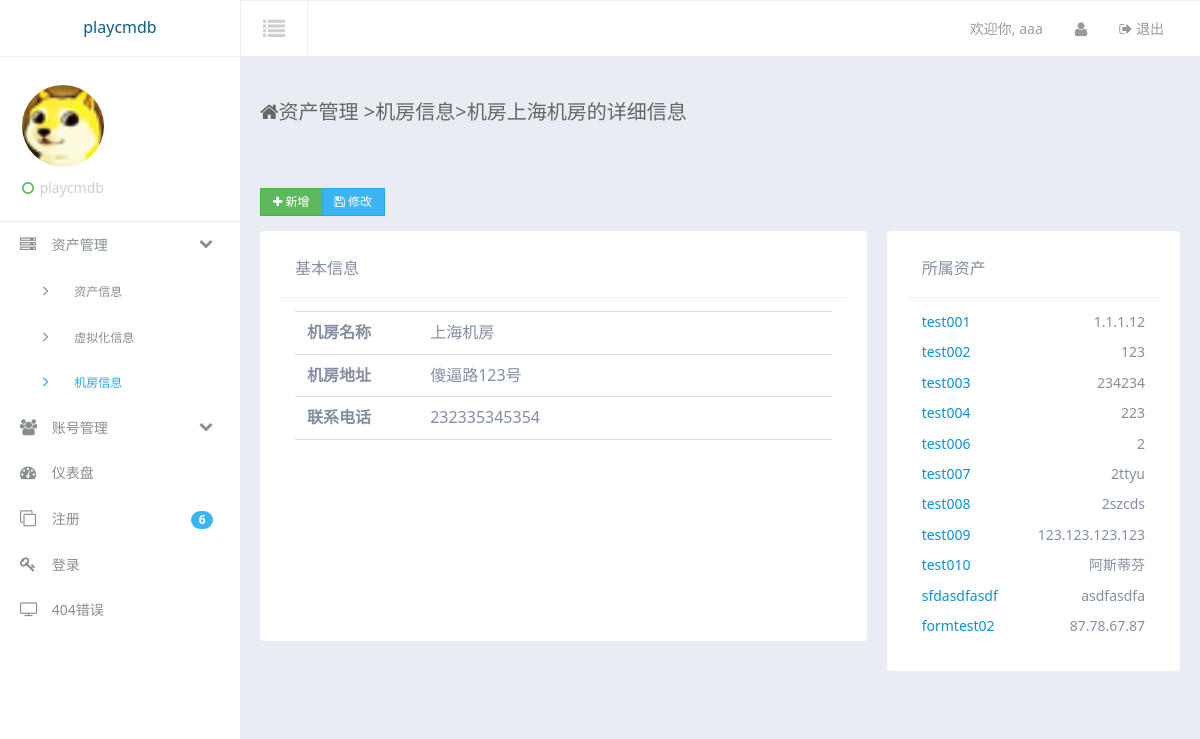
The app's page /assets/details_dc/1/ (signed in) with its own data.
### accounts/models.py (models this page shows, shortened)
class UserInfo(models.Model):
    username = models.CharField(max_length=50,verbose_name = u'用户名')
    password = models.CharField(max_length=50,verbose_name = u'密码')
    type = models.ForeignKey('UserType',verbose_name = u'用户类型')
    realname = models.CharField(max_length=20,verbose_name = u'真实姓名')
    telphone = models.CharField(max_length=12,verbose_name = u'用户电话')

### assets/models.py (models this page shows, shortened)
class ServerRoom(models.Model):
    room_name = models.CharField(max_length=50,verbose_name = u'机房名称')
    address = models.CharField(max_length=60,verbose_name = u'机房地址')
    phone = models.CharField(max_length=20,verbose_name = u'机房地址')

class AssetInfo(models.Model):
    asset_name = models.CharField(max_length = 40,unique=True,verbose_name = u'设备名称')
    asset_type = models.ForeignKey('AssetType',verbose_name = u'资产类型')
    system_type = models.ForeignKey('SystemType',verbose_name = u'系统类型')
    machine_type = models.CharField(max_length = 40,verbose_name = u'设备位数')
    product = models.CharField(max_length = 40,verbose_name = u'产品名称')
    serial_number = models.CharField(max_length = 40,unique=True,verbose_name = u'设备序列号')
    timestamp = models.DateTimeField(auto_now_add = True,verbose_name = u'创建时间')
    last_modified = models.DateTimeField(auto_now = True,verbose_name = u'最后修改时间')
    location = models.ForeignKey('ServerRoom',verbose_name = u'资产所在位置')
    rack = models.CharField(max_length=20,verbose_name = u'机架位置')
    size = models.CharField(max_length=20,verbose_name = u'尺寸')
    ip = models.CharField(max_length = 20,unique=True,verbose_name = u'IP地址')
    mac = models.CharField(max_length = 20,verbose_name = u'MAC地址')
    memery_size = models.CharField(max_length = 20,verbose_name = u'内存')
    cpu = models.CharField(max_length = 20,verbose_name = u'cpu型号')
    cpu_cores = models.CharField(max_length = 10,verbose_name = u'cpucore数量')
    cpu_pyhsical = models.CharField(max_length = 10,verbose_name = u'cpu物理数量')
    business = models.ManyToManyField(BusinessInfo,related_name='asset_business',verbose_name = u'归属的业务条线')
    app = models.ManyToManyField(ApplicationInfo,related_name='asset_application',verbose_name = u'部署的应用')
    status = models.CharField(max_length=1, choices=STATUS_CHOICES,default='d')

### assets/views.py (the view)
# urls.py: url(r'^details_dc/(?P<id>\w+)/$',details_dc),
@is_login_auth
def details_dc(request,id):
    ret = {'DCObj':None,'UserInfoObj':None,'Side':None,'SideSub':None,'AssetsObj':None}
    ret['Side'] = 'asset'
    ret['SideSub'] = 'datacenter'
    DCObj = ServerRoom.objects.get(id=id)
    ret['DCObj'] = DCObj
    UserInfoObj = UserInfo.objects.get(username=request.session.get('username',None))
    ret['UserInfoObj'] = UserInfoObj
    ret['id'] = id
    AssetsObj = AssetInfo.objects.filter(location=DCObj)
    ret['AssetsObj'] = AssetsObj
    return render_to_response('assets/dc_details.html',ret)

### accounts/models.py (called while the page is built)
    def __unicode__(self):
        return self.typename

### templates/assets/dc_details.html
{% extends "suit/base.html" %}
{% block content %}
<div class="container-fluid am-cf">
    <div class="row">
        <div class="am-u-sm-12 am-u-md-12 am-u-lg-9">
        	<div class="page-header-heading"><span class="am-icon-home page-header-heading-icon"></span>资产管理 <span class="c-gray en">&gt;</span>机房信息<span class="c-gray en">&gt;</span>机房{{ DCObj.room_name }}的详细信息</div>
        </div>
    </div>
</div>
<div class="row-content am-cf">
                <div class="row am-cf">
                                <div class="am-u-sm-12 am-u-md-6 am-u-lg-6">
                                    <div class="am-form-group">
                                        <div class="am-btn-toolbar">
                                            <div class="am-btn-group am-btn-group-xs">
                                            	<a href="/assets/newdc" class="am-btn am-btn-default am-btn-success" role="button" target="_blank"><span class="am-icon-plus"></span> 新增</a>
                                            	<a href="/assets/editdc/{{ DCObj.id }}" class="am-btn am-btn-default am-btn-secondary" role="button"><span class="am-icon-save"></span> 修改</a>
                                            </div>
                                        </div>
                                    </div>
                                </div>
                    <div class="am-u-sm-12 am-u-md-12  am-u-lg-8">
                        <div class="widget am-cf">
                            <div class="widget-head am-cf">
                                <div class="widget-title am-fl">基本信息</div>
                            </div>
                            <div class="widget-body-lg widget-body am-fr" >
							<ul class="am-list am-list-static">
							  <li><label class="am-u-sm-3 am-form-label">机房名称</label>{{ DCObj.room_name }}</li>
							  <li><label for="user-email" class="am-u-sm-3 am-form-label">机房地址</label>{{ DCObj.address }}</li>
							  <li><label for="user-email" class="am-u-sm-3 am-form-label">联系电话</label>{{ DCObj.phone }}</li>
							</ul>
                            </div>
                        </div>
                    </div>
                    <div class="am-u-sm-12 am-u-md-12  am-u-lg-4">
                        <div class="widget am-cf">
                            <div class="widget-head am-cf">
                                <div class="widget-title am-fl">所属资产</div>
                            </div>
                            <div class="widget-body widget-body-lg am-fr">
                            	{% if AssetsObj %}
                            	{% for i in AssetsObj %}
                            	<div class="am-progress-title">
                            	<a href="/assets/details/{{ i.id }}" target="_blank">{{ i.asset_name }}</a>
                            	<span class="am-fr am-progress-title-more">{{ i.ip }}</span></div>
                            	{% endfor %}
                            	{% else %}
                            	无
                            	{% endif %}
                            </div>
                        </div>
                    </div>
                </div>
</div>
{% endblock %}

### templates/suit/base.html (shortened to what this page needs)
<!DOCTYPE html>
<html lang="en">
<head>
    <link rel="stylesheet" href="/static/assets/css/amazeui.min.css" />
    <link rel="stylesheet" href="/static/assets/css/amazeui.datatables.min.css" />
    <link rel="stylesheet" href="/static/assets/css/app.css">
</head>
<body data-type="widgets" class="theme-white">
    <div class="am-g tpl-g">
        <header>
            <div class="am-fl tpl-header-logo">
                <a href="javascript:;">playcmdb</a>
            </div>
            <div class="tpl-header-fluid">
                <div class="am-fl tpl-header-switch-button am-icon-list">
                </div>
                <div class="am-fr tpl-header-navbar">
                    <ul>
                        <li class="am-text-sm tpl-header-navbar-welcome">
                            <a href="javascript:;">欢迎你, <span>{{ UserInfoObj.username }}</span> </a>
                        </li>
                        <li class="am-dropdown" data-am-dropdown>
                            <a href="javascript:;" class="am-dropdown-toggle" data-am-dropdown-toggle>
                                <i class="am-icon-user"></i>
                            </a>
                        </li>
                        <li class="am-text-sm">
                            <a href="/accounts/logout/">
                                <span class="am-icon-sign-out"></span> 退出
                            </a>
                        </li>
                    </ul>
                </div>
            </div>
        </header>
        <div class="left-sidebar">
            <div class="tpl-sidebar-user-panel">
                <div class="tpl-user-panel-slide-toggleable">
                    <div class="tpl-user-panel-profile-picture">
                        <img src="/static/assets/img/favicon.ico" alt="">
                    </div>
                    <span class="user-panel-logged-in-text">
              		<i class="am-icon-circle-o am-text-success tpl-user-panel-status-icon"></i>
					playcmdb
          			</span>
                </div>
            </div>
            <ul class="sidebar-nav">
                <li class="sidebar-nav-link">
                    <a href="javascript:;" class="sidebar-nav-sub-title">
                        <i class="am-icon-server sidebar-nav-link-logo"></i> 资产管理
                        <span class="am-icon-chevron-down am-fr am-margin-right-sm "></span>
                    </a>
                    <ul class="sidebar-nav sidebar-nav-sub" {% ifequal Side "asset" %} style="display: block;"{% endifequal %}>
                        <li class="sidebar-nav-link">
                            <a href="/assets/index/" {% ifequal SideSub "index" %} class="sub-active" {% endifequal %}>
                                <span class="am-icon-angle-right sidebar-nav-link-logo"></span> 资产信息
                            </a>
                        </li>
                        <li class="sidebar-nav-link">
                            <a href="/assets/virtual/" {% ifequal SideSub "virtual" %} class="sub-active" {% endifequal %}>
                                <span class="am-icon-angle-right sidebar-nav-link-logo"></span> 虚拟化信息
                            </a>
                        </li>
                        <li class="sidebar-nav-link">
                            <a href="/assets/datacenter/" {% ifequal SideSub "datacenter" %} class="sub-active" {% endifequal %}>
                                <span class="am-icon-angle-right sidebar-nav-link-logo"></span> 机房信息
                            </a>
                        </li>
                    </ul>
                </li>
                <li class="sidebar-nav-link">
                    <a href="javascript:;" class="sidebar-nav-sub-title">
                        <i class="am-icon-group sidebar-nav-link-logo"></i> 账号管理
                        <span class="am-icon-chevron-down am-fr am-margin-right-sm "></span>
                    </a>
                </li>
                <li class="sidebar-nav-link">
                    <a href="/dashboard/dashboard/"  {% ifequal Side "dashboard" %} class="active" {% endifequal %}>
                        <i class="am-icon-dashboard sidebar-nav-link-logo"></i> 仪表盘
                    </a>
                </li>
                <li class="sidebar-nav-link">
                    <a href="sign-up.html">
                        <i class="am-icon-clone sidebar-nav-link-logo"></i> 注册
                        <span class="am-badge am-badge-secondary sidebar-nav-link-logo-ico am-round am-fr am-margin-right-sm">6</span>
                    </a>
                </li>
                <li class="sidebar-nav-link">
                    <a href="login.html">
                        <i class="am-icon-key sidebar-nav-link-logo"></i> 登录
                    </a>
                </li>
                <li class="sidebar-nav-link">
                    <a href="404.html">
                        <i class="am-icon-tv sidebar-nav-link-logo"></i> 404错误
                    </a>
                </li>
            </ul>
        </div>
        <div class="tpl-content-wrapper">
			{% block content %}{% endblock %}
        </div>
    </div>
</body>
</html>

### static/assets/css/app.css (style rules this page uses)
ul, li { list-style: none; padding: 0; margin: 0; }
header { z-index: 1200; position: relative; }
.tpl-header-logo { width: 240px; height: 57px; display: table; text-align: center; position: relative; z-index: 1300; }
.tpl-header-logo a { display: table-cell; vertical-align: middle; }
.tpl-header-fluid { margin-left: 240px; height: 56px; padding-left: 20px; padding-right: 20px; }
.tpl-header-switch-button { margin-top: 0px; margin-bottom: 0px; float: left; color: #cfcfcf; margin-left: -20px; margin-right: 0; border: 0; border-radius: 0; padding: 0px 22px; font-size: 22px; line-height: 55px; }
.tpl-header-navbar { color: #fff; }
.tpl-header-navbar li { float: left; }
.tpl-header-navbar a { line-height: 56px; display: block; padding: 0 16px; position: relative; }
.sub-active { color: #fff!important; }
.left-sidebar { transition: all 0.4s ease-in-out; width: 240px; min-height: 100%; padding-top: 57px; position: absolute; z-index: 1104; top: 0; left: 0px; }
.tpl-sidebar-user-panel { padding: 22px; padding-top: 28px; }
.tpl-user-panel-profile-picture { border-radius: 50%; width: 82px; height: 82px; margin-bottom: 10px; overflow: hidden; }
.tpl-user-panel-profile-picture img { width: auto; height: 82px; vertical-align: middle; }
.tpl-user-panel-status-icon { margin-right: 2px; }
.user-panel-logged-in-text { display: block; color: #cfcfcf; font-size: 14px; }
.sidebar-nav { list-style-type: none; padding: 0; margin: 0; }
.sidebar-nav-sub { display: none; }
.sidebar-nav-sub .sidebar-nav-link { font-size: 12px; padding-left: 30px; }
.sidebar-nav-sub .sidebar-nav-link a { font-size: 12px; padding-left: 0; }
.sidebar-nav-sub .sidebar-nav-link-logo { margin-right: 8px; width: 20px; font-size: 16px; }
.sidebar-nav-link-logo-ico { margin-top: 5px; }
.sidebar-nav-link-logo { margin-right: 8px; width: 20px; font-size: 16px; }
.sidebar-nav-link { color: #fff; }
.sidebar-nav-link a { display: block; color: #868E8E; padding: 10px 17px; border-left: #282d2f 3px solid; font-size: 14px; cursor: pointer; }
.tpl-content-wrapper { transition: all 0.4s ease-in-out; position: relative; margin-left: 240px; z-index: 1101; min-height: 922px; border-bottom-left-radius: 3px; }
.container-fluid { margin-top: 0; margin-bottom: 0; padding: 40px 0; border-bottom: 0; padding-left: 20px; padding-right: 20px; }
.row { margin-right: -10px; margin-left: -10px; }
.page-header-heading { font-size: 20px; font-weight: 400; }
.widget { width: 100%; min-height: 148px; margin-bottom: 20px; border-radius: 0; position: relative; }
.widget-head { width: 100%; padding: 15px; }
.widget-title { font-size: 14px; }
.widget-body { padding: 13px 15px; width: 100%; }
.row-content { padding: 20px; }
.widget-body-lg { min-height: 330px; }
.theme-white { background: #e9ecf3; }
.theme-white .sidebar-nav-sub .sidebar-nav-link-logo { margin-left: 10px; }
.theme-white .sub-active { color: #23abf0!important; }
.theme-white .am-progress-title { font-size: 14px; margin-bottom: 8px; }
.theme-white .widget-head { border-bottom: 1px solid #eef1f5; }
.theme-white .widget { padding: 10px 20px 13px; background-color: #fff; border-radius: 4px; color: #838FA1; }
.theme-white .widget-title { font-size: 16px; }
.theme-white .page-header-heading { color: #666; }
.theme-white .sidebar-nav-link a { border-left: #fff 3px solid; }
.theme-white .tpl-sidebar-user-panel { background: #fff; border-bottom: 1px solid #eee; }
.theme-white .tpl-content-wrapper { background: #e9ecf3; }
.theme-white .tpl-header-fluid { background: #fff; border-top: 1px solid #eee; }
.theme-white .tpl-header-logo { background: #fff; border-bottom: 1px solid #eee; }
.theme-white .tpl-header-switch-button { background: #fff; border-right: 1px solid #eee; border-left: 1px solid #eee; }
.theme-white .tpl-header-navbar a { color: #999; }
.theme-white .left-sidebar { background: #fff; }
@media screen and (min-width: 641px) { [class*=am-u-] { padding-left: 10px; padding-right: 10px; } }

### records on screen
UserInfo: username "aaa"
ServerRoom: room_name "上海机房", address "傻逼路123号", phone "232335345354"
AssetInfo: asset_name "test001", ip "1.1.1.12"
AssetInfo: asset_name "test002", ip "123"
AssetInfo: asset_name "test003", ip "234234"
AssetInfo: asset_name "test004", ip "223"
AssetInfo: asset_name "test006", ip "2"
AssetInfo: asset_name "test007", ip "2ttyu"
AssetInfo: asset_name "test008", ip "2szcds"
AssetInfo: asset_name "test009", ip "123.123.123.123"
AssetInfo: asset_name "test010", ip "阿斯蒂芬"
AssetInfo: asset_name "sfdasdfasdf", ip "asdfasdfa"
AssetInfo: asset_name "formtest02", ip "87.78.67.87"
